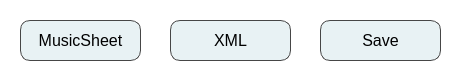
   <widget class="QFrame" name="actionBtnsFrame">
    <property name="geometry">
     <rect>
      <x>660</x>
      <y>750</y>
      <width>461</width>
      <height>81</height>
     </rect>
    </property>
    <property name="styleSheet">
     <string notr="true">background: transparent;
</string>
    </property>
    <property name="frameShape">
     <enum>QFrame::StyledPanel</enum>
    </property>
    <property name="frameShadow">
     <enum>QFrame::Raised</enum>
    </property>
    <widget class="QToolButton" name="musicSheetBtn">
     <property name="geometry">
      <rect>
       <x>20</x>
       <y>20</y>
       <width>121</width>
       <height>41</height>
      </rect>
     </property>
     <property name="cursor">
      <cursorShape>PointingHandCursor</cursorShape>
     </property>
     <property name="focusPolicy">
      <enum>Qt::NoFocus</enum>
     </property>
     <property name="styleSheet">
      <string notr="true">font: 63 8pt &quot;Yu Mincho Demibold&quot;;
font-size: 16px;
border: 0.5px solid rgb(70, 70, 70);
background: rgba(206, 227, 232, 120);
border-radius: 10px</string>
     </property>
     <property name="text">
      <string>MusicSheet</string>
     </property>
    </widget>
    <widget class="QToolButton" name="XMLBtn">
     <property name="geometry">
      <rect>
       <x>170</x>
       <y>20</y>
       <width>121</width>
       <height>41</height>
      </rect>
     </property>
     <property name="cursor">
      <cursorShape>PointingHandCursor</cursorShape>
     </property>
     <property name="focusPolicy">
      <enum>Qt::NoFocus</enum>
     </property>
     <property name="styleSheet">
      <string notr="true">font: 63 8pt &quot;Yu Mincho Demibold&quot;;
font-size: 16px;
border: 0.5px solid rgb(70, 70, 70);
background: rgba(206, 227, 232, 120);
border-radius: 10px</string>
     </property>
     <property name="text">
      <string>XML</string>
     </property>
    </widget>
    <widget class="QToolButton" name="saveFileBtn">
     <property name="geometry">
      <rect>
       <x>320</x>
       <y>20</y>
       <width>121</width>
       <height>41</height>
      </rect>
     </property>
     <property name="cursor">
      <cursorShape>PointingHandCursor</cursorShape>
     </property>
     <property name="mouseTracking">
      <bool>false</bool>
     </property>
     <property name="tabletTracking">
      <bool>false</bool>
     </property>
     <property name="focusPolicy">
      <enum>Qt::NoFocus</enum>
     </property>
     <property name="styleSheet">
      <string notr="true">font: 63 8pt &quot;Yu Mincho Demibold&quot;;
font-size: 16px;
border: 0.5px solid rgb(70, 70, 70);
background: rgba(206, 227, 232, 120);
border-radius: 10px</string>
     </property>
     <property name="text">
      <string>Save</string>
     </property>
    </widget>
   </widget>
